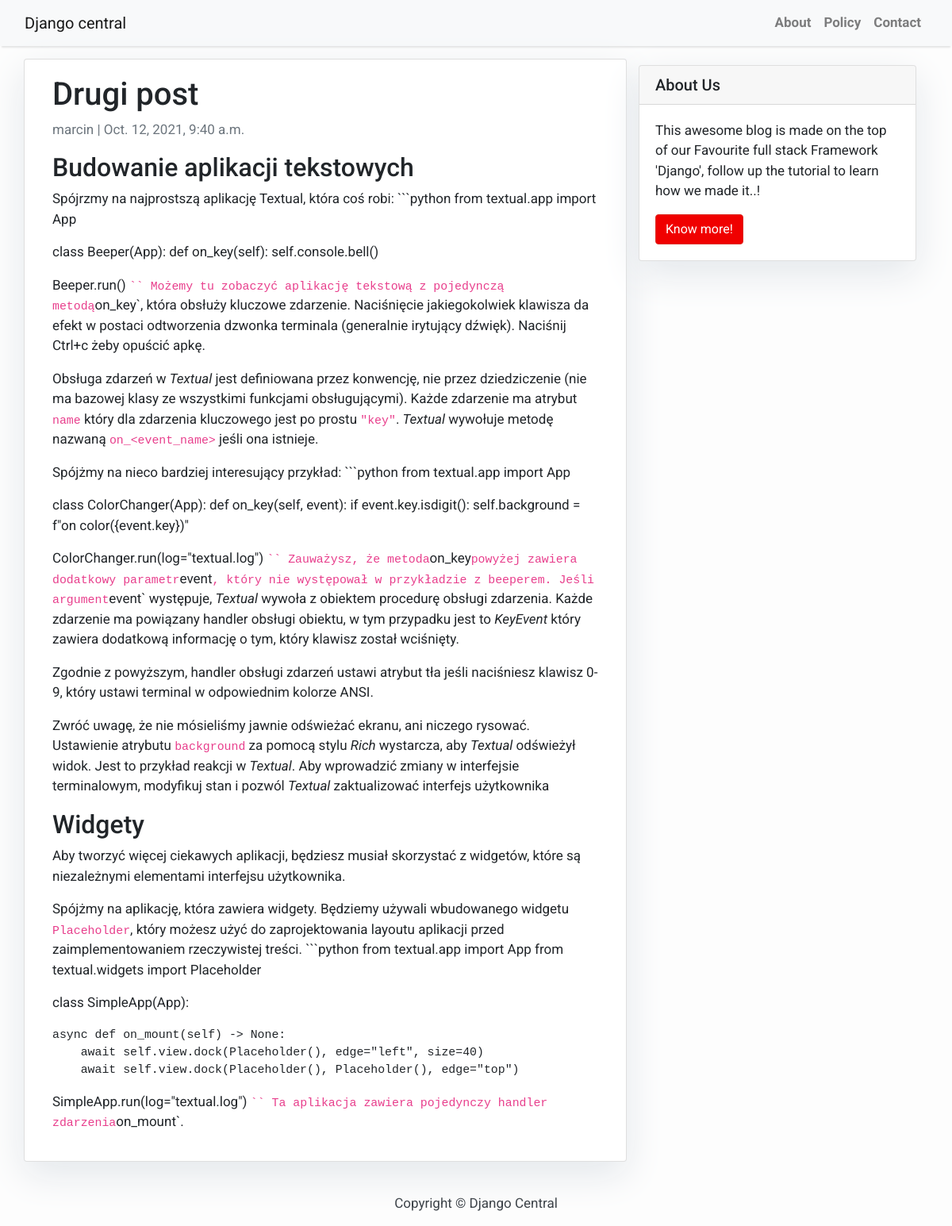
Page /drugi-post/ on the committed database.
### pblog/models.py (models this page shows, shortened)
class Post(models.Model):
    title = models.CharField(max_length=250, unique=True)
    slug = models.SlugField(max_length=200, unique=True)
    author = models.ForeignKey(User, on_delete=models.CASCADE, related_name='blog_posts')
    category = models.ForeignKey(Category, on_delete=models.SET_DEFAULT, default=1)
    update_on = models.DateTimeField(auto_now=True)
    intro = models.TextField()
    content = MartorField()
    created_on = models.DateTimeField(auto_now_add=True)
    status = models.IntegerField(choices=STATUS, default=0)
    class Meta:
        ordering = ['-created_on']

### pblog/views.py (the view)
# urls.py: path('<slug:slug>/', views.PostDetail.as_view(), name='post_detail'),
class PostDetail(generic.DetailView):
    model = Post
    template_name = 'post_detail.html'

### pblog/templates/post_detail.html
{% extends 'base.html' %} {% load martortags %} {% block content %}
<div class="container">
  <div class="row">
    <div class="col-md-8 card mb-4  mt-3 left  top">
      <div class="card-body">
        <h1>{% block title %} {{ object.title }} {% endblock title %}</h1>
        <p class=" text-muted">{{ post.author }} | {{ post.created_on }}</p>
        <p class="card-text ">{{ object.content | safe_markdown }}</p>
      </div>
    </div>
    {% block sidebar %} {% include 'sidebar.html' %} {% endblock sidebar %}
  </div>
</div>
{% endblock content %}

### pblog/templates/base.html (style rules this page uses)
body { font-family: "Roboto", sans-serif; font-size: 17px; background-color: #fdfdfd; }

### pblog/templates/sidebar.html (style rules this page uses)
.card { box-shadow: 0 16px 48px #E3E7EB; }

### rows in the picture
Post: title "Drugi post", author "marcin", created_on "Oct. 12, 2021, 9:40 a.m.", content "Budowanie aplikacji tekstowych Spójrzmy na najprostszą aplikację Textual, która coś robi: ```python from textual.app import App class Beeper(App): def on_key(self): self.console.bell() Beeper.run() `` Możemy tu zobaczyć aplikację tekstową z pojedynczą metodą on_key`, która obsłuży kluczowe zdarzenie. Naciśnięcie jakiegokolwiek klawisza da efekt w postaci odtworzenia dzwonka terminala (generalnie irytujący dźwięk). Naciśnij Ctrl+c żeby opuścić apkę. Obsługa zdarzeń w Textual jest definiowana przez konwencję, nie przez dziedziczenie (nie ma bazowej klasy ze wszystkimi funkcjami obsługującymi). Każde zdarzenie ma atrybut name który dla zdarzenia kluczowego jest po prostu \"key\" . Textual…"
